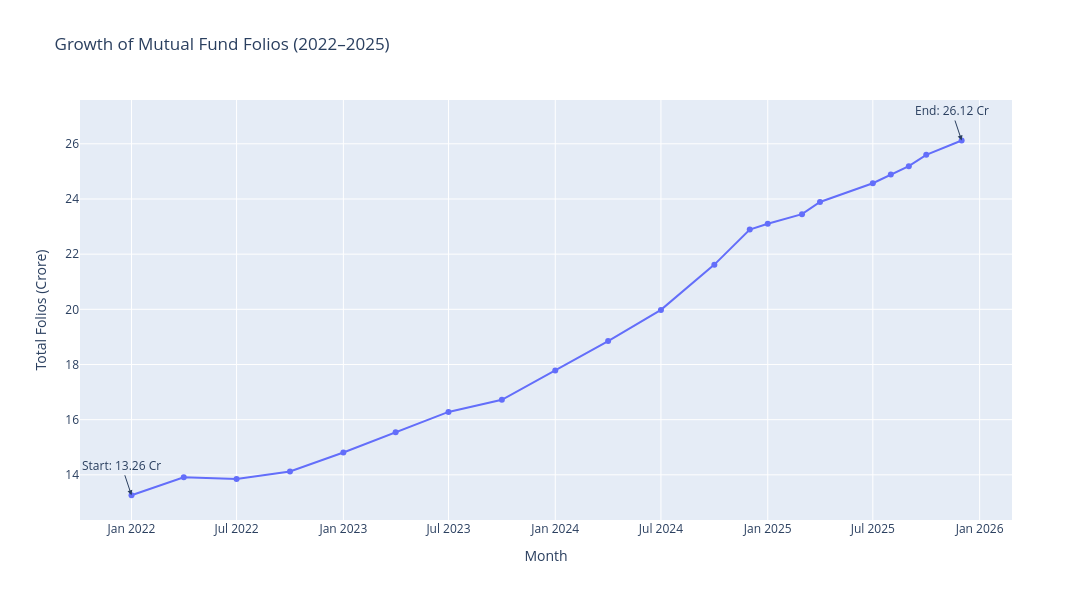

The notebook cell this image was saved under:
### Markdown cell above
## Chart 7: Folio Count Growth (2022–2025)

This chart shows the growth in total mutual fund folios from January 2022 to December 2025.

### Code cell
# Convert month to datetime
folio["month"] = pd.to_datetime(folio["month"])

# Create line chart
fig = px.line(
    folio,
    x="month",
    y="total_folios_crore",
    title="Growth of Mutual Fund Folios (2022–2025)",
    markers=True
)

# Mark the first point (Jan 2022)
fig.add_annotation(
    x=folio.iloc[0]["month"],
    y=folio.iloc[0]["total_folios_crore"],
    text=f"Start: {folio.iloc[0]['total_folios_crore']:.2f} Cr",
    showarrow=True,
    arrowhead=2
)

# Mark the last point (Dec 2025)
fig.add_annotation(
    x=folio.iloc[-1]["month"],
    y=folio.iloc[-1]["total_folios_crore"],
    text=f"End: {folio.iloc[-1]['total_folios_crore']:.2f} Cr",
    showarrow=True,
    arrowhead=2
)

fig.update_layout(
    width=1200,
    height=600,
    xaxis_title="Month",
    yaxis_title="Total Folios (Crore)"
)

fig.show()

### Figure 1 — Plotly figure (JSON) as saved in the notebook; plotly's stock layout.template omitted (floating-point values rounded to 4 significant figures)
{"data": [{"hovertemplate": "month=%{x}<br>total_folios_crore=%{y}<extra></extra>", "legendgroup": "", "line": {"color": "#636efa", "dash": "solid"}, "marker": {"symbol": "circle"}, "mode": "lines+markers", "name": "", "orientation": "v", "showlegend": false, "type": "scatter", "x": ["2022-01-01T00:00:00.000000000", "2022-04-01T00:00:00.000000000", "2022-07-01T00:00:00.000000000", "2022-10-01T00:00:00.000000000", "2023-01-01T00:00:00.000000000", "2023-04-01T00:00:00.000000000", "2023-07-01T00:00:00.000000000", "2023-10-01T00:00:00.000000000", "2024-01-01T00:00:00.000000000", "2024-04-01T00:00:00.000000000", "2024-07-01T00:00:00.000000000", "2024-10-01T00:00:00.000000000", "2024-12-01T00:00:00.000000000", "2025-01-01T00:00:00.000000000", "2025-03-01T00:00:00.000000000", "2025-04-01T00:00:00.000000000", "2025-07-01T00:00:00.000000000", "2025-08-01T00:00:00.000000000", "2025-09-01T00:00:00.000000000", "2025-10-01T00:00:00.000000000", "2025-12-01T00:00:00.000000000"], "xaxis": "x", "y": [13.26, 13.91, 13.85, 14.12, 14.81, 15.54, 16.28, 16.72, 17.78, 18.85, 19.98, 21.62, 22.89, 23.1, 23.45, 23.89, 24.57, 24.89, 25.19, 25.6, 26.12], "yaxis": "y"}], "layout": {"annotations": [{"arrowhead": 2, "showarrow": true, "text": "Start: 13.26 Cr", "x": "2022-01-01T00:00:00", "y": 13.26}, {"arrowhead": 2, "showarrow": true, "text": "End: 26.12 Cr", "x": "2025-12-01T00:00:00", "y": 26.12}], "height": 600, "legend": {"tracegroupgap": 0}, "title": {"text": "Growth of Mutual Fund Folios (2022–2025)"}, "width": 1200, "xaxis": {"anchor": "y", "domain": [0, 1], "title": {"text": "Month"}}, "yaxis": {"anchor": "x", "domain": [0, 1], "title": {"text": "Total Folios (Crore)"}}}}
